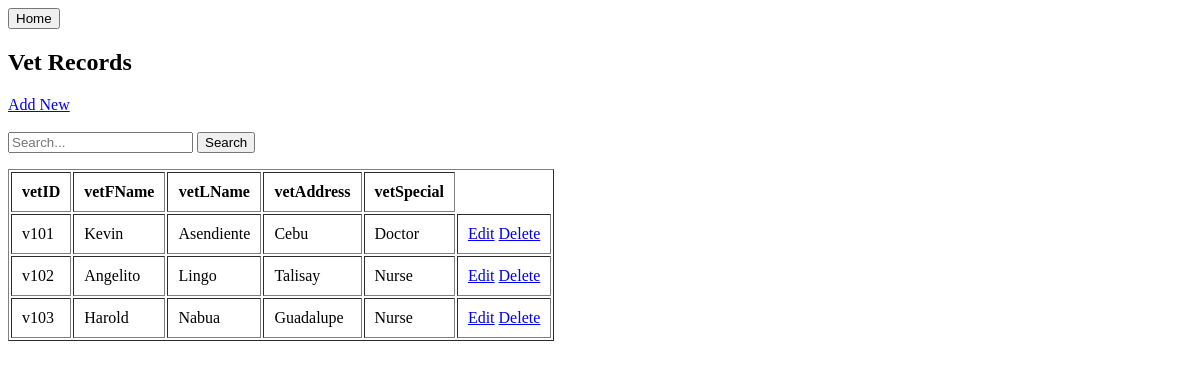
Before: /vet with the older database file.
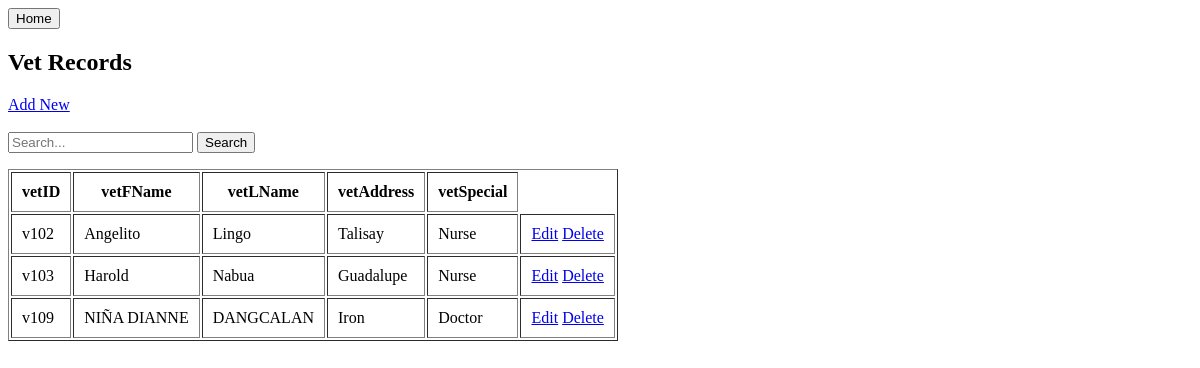
After: the same page with the newer database file.
### tables this page shows
CREATE TABLE "Veterinarian" (
	"vetID"	TEXT,
	"vetFName"	TEXT,
	"vetLName"	TEXT,
	"vetAddress"	TEXT,
	"vetSpecial"	TEXT,
	"deleted"	INTEGER DEFAULT 0,
	PRIMARY KEY("vetID")
);

### app.py (the view)
@app.route("/vet")
def vet_list():
    fields = ["vetID","vetFName","vetLName","vetAddress","vetSpecial"] #ang fields is ang column names ra in the database
    search_fields = ["vetID", "vetFName", "vetLName"] #pwede rani sya machange kung unsay preferred search input (ex. ID ray gamiton pang search)
    keyword = request.args.get("keyword", "")
    rows = load_table("Veterinarian", keyword=keyword, search_fields=search_fields)
    return render_template("crud_list.html", rows=rows, fields=fields, module="vet", keyword=keyword)

### app.py (called while the page is built)
def db():
    return sqlite3.connect(DB)

def load_table(table, keyword=None, search_fields=None):
    conn = db()
    query = f"SELECT * FROM {table} WHERE deleted = 0"
    params = []
    if keyword and search_fields:
        search_conditions = [f"{field} LIKE ?" for field in search_fields]
        query += " AND (" + " OR ".join(search_conditions) + ")"
        params.extend([f"%{keyword}%"] * len(search_fields))
    rows = conn.execute(query, params).fetchall()
    conn.close()
    return rows

### templates/crud_list.html (shortened to what this page needs)
<button onclick="window.location.href='/'">Home</button>
<h2>{{ module | capitalize }} Records</h2>
<a href="/{{ module }}/add">Add New</a>
<form method="GET" action="">
    <input type="text" name="keyword" placeholder="Search..." value="{{ keyword }}">
    <button type="submit">Search</button>
</form>
<table border="1" cellpadding="10">
    <tr>
        {% for f in fields %}
            <th>{{ f }}</th>
        {% endfor %}
    </tr>
    {% for r in rows %}
    <tr>
        {% for col in r[:-1] %}
            <td>{{ col }}</td>
        {% endfor %}
        <td>
            <a href="/{{ module }}/edit/{{ r[0] }}">Edit</a>
            <a href="/{{ module }}/delete/{{ r[0] }}">Delete</a>
        </td>
    </tr>
    {% endfor %}
</table>

Changed rows visible on the page:
no longer on this page (row edited): Veterinarian: vetID "v101", vetFName "Kevin", vetLName "Asendiente", vetAddress "Cebu", vetSpecial "Doctor"
added Veterinarian: vetID "v109", vetFName "NIÑA DIANNE", vetLName "DANGCALAN", vetAddress "Iron", vetSpecial "Doctor"
